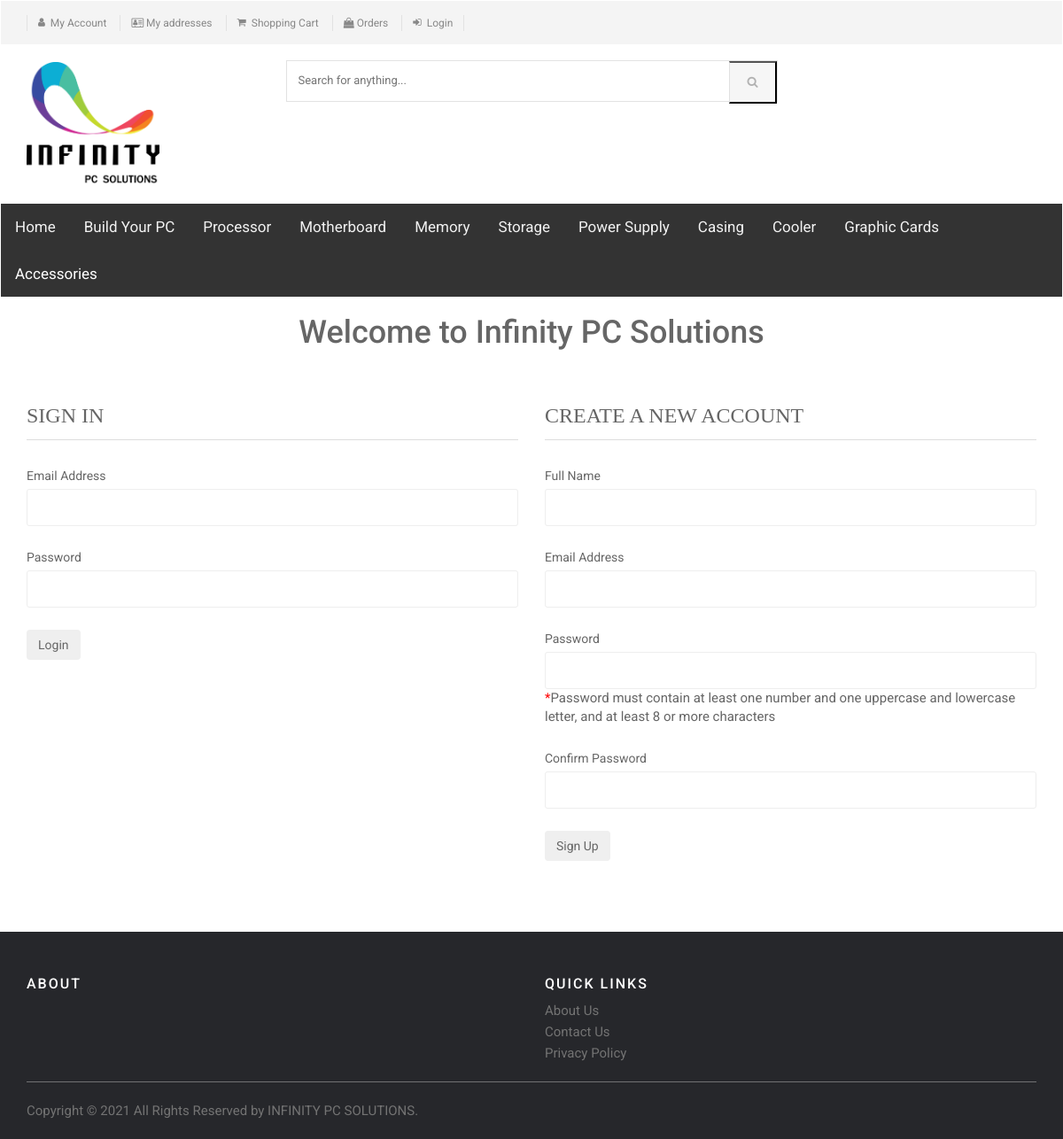
The page /login.php on the database its author committed.
### tables this page shows
CREATE TABLE IF NOT EXISTS `category` (
  `id` int(11) NOT NULL AUTO_INCREMENT,
  `categoryName` varchar(255) DEFAULT NULL,
  `categoryDescription` longtext,
  `creationDate` timestamp NOT NULL DEFAULT CURRENT_TIMESTAMP,
  `updationDate` varchar(255) DEFAULT NULL,
  PRIMARY KEY (`id`)
);

### includes/newmenu.php (the view, shortened to what this page needs)
<div class="newmenu" id="mynewmenu">
  <a href="index.php">Home</a>
  <a href="buildpc.php">Build Your PC</a>
<?php $sql=mysqli_query($con,"select id,categoryName  from category");
                      while($row=mysqli_fetch_array($sql))
                      {
                          ?>
<a href="category.php?cid=<?php echo $row['id'];?>"> <?php echo $row['categoryName'];?></a>
<?php } ?>
  <div class="newdrop">
    <button class="dropbtn">Accessories</button>
  </div>
</div>

### includes/newmenu.php (style rules this page uses)
.newmenu { background-color: #333; overflow: hidden; text-align: center; }
.newmenu a { float: left; display: block; color: #f2f2f2; text-align: center; padding: 14px 16px; text-decoration: none; font-size: 17px; }
.newdrop { float: left; overflow: hidden; }
.newdrop .dropbtn { font-size: 17px; border: none; outline: none; color: white; padding: 14px 16px; background-color: inherit; font-family: inherit; margin: 0; }

### rows shown on the page
category: categoryName "Processor"
category: categoryName "Motherboard"
category: categoryName "Memory"
category: categoryName "Storage"
category: categoryName "Power Supply"
category: categoryName "Casing"
category: categoryName "Cooler"
category: categoryName "Graphic Cards"
